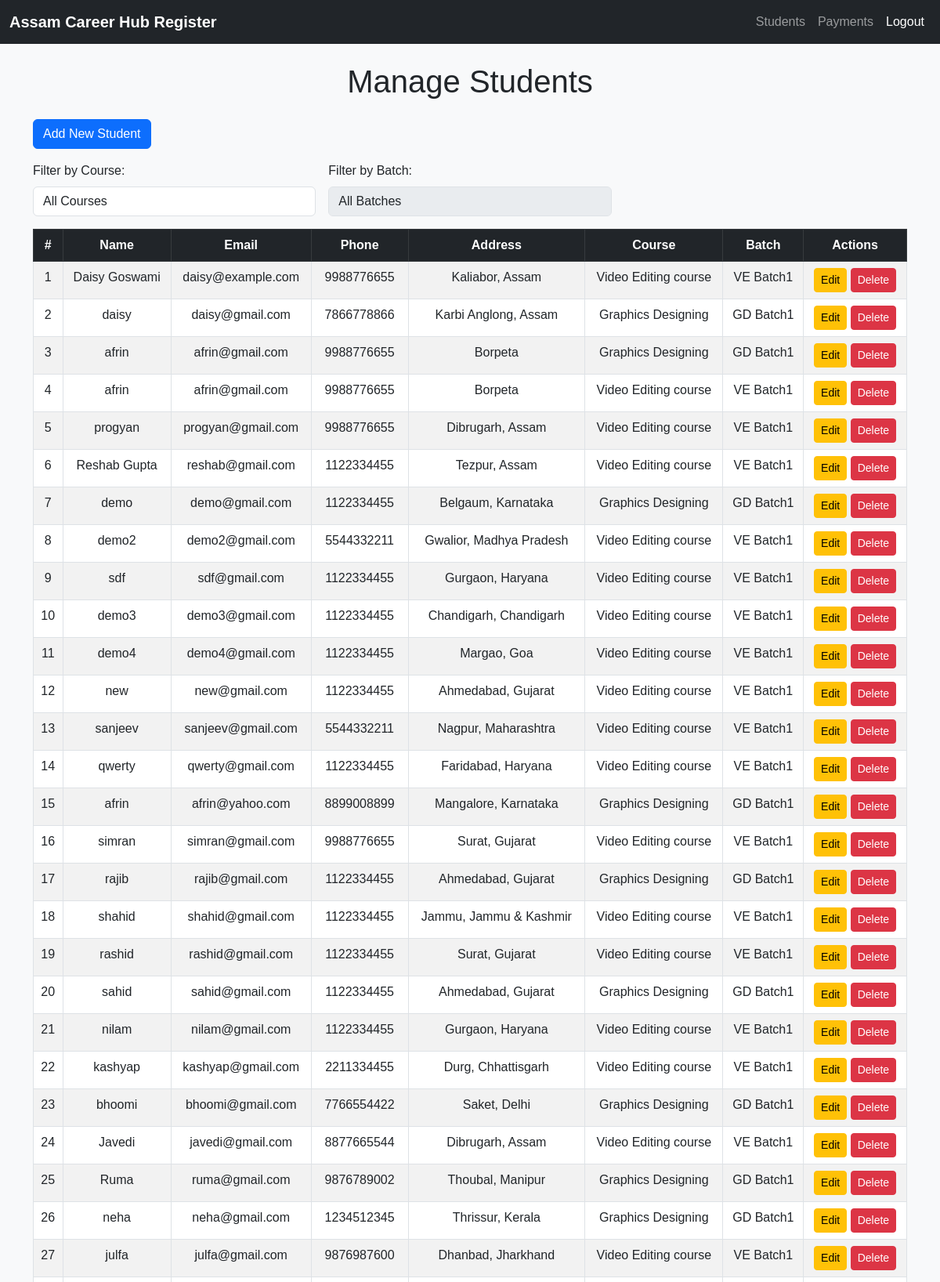
Screenshot of /register/students/manage_students.php (signed in, upper part) with the database file from the repository.
### tables this page shows
CREATE TABLE `students` (
  `student_id` int(11) NOT NULL,
  `name` varchar(100) NOT NULL,
  `email` varchar(100) DEFAULT NULL,
  `password` varchar(255) DEFAULT NULL,
  `phone` varchar(15) DEFAULT NULL,
  `address` text DEFAULT NULL,
  `registration_date` datetime DEFAULT current_timestamp(),
  `city` varchar(255) DEFAULT NULL,
  `state` varchar(255) DEFAULT NULL,
  `gender` enum('Male','Female','Other') NOT NULL
);

CREATE TABLE `courses` (
  `course_id` int(11) NOT NULL,
  `course_name` varchar(100) NOT NULL,
  `description` text DEFAULT NULL,
  `duration` varchar(50) DEFAULT NULL,
  `fee` decimal(10,2) NOT NULL,
  `created_by` int(11) DEFAULT NULL,
  `created_at` datetime DEFAULT current_timestamp(),
  `active` tinyint(1) DEFAULT 1,
  `booking_amount` decimal(10,2) NOT NULL DEFAULT 0.00
);

CREATE TABLE `batches` (
  `batch_id` int(11) NOT NULL,
  `course_id` int(11) NOT NULL,
  `batch_name` varchar(100) NOT NULL,
  `start_date` date DEFAULT NULL,
  `end_date` date DEFAULT NULL,
  `active` tinyint(1) DEFAULT 1,
  `created_at` datetime DEFAULT current_timestamp()
);

### register/students/manage_students.php (the view, shortened to what this page needs)
<?php
include '../../config.php';
$batches = [];
$sql = "
    SELECT s.student_id, s.name, s.email, s.phone, s.address,
           b.batch_name, c.course_name
    FROM Students s
    JOIN Student_batches sb ON s.student_id = sb.student_id
    JOIN Batches b ON sb.batch_id = b.batch_id
    JOIN Courses c ON b.course_id = c.course_id
    WHERE 1=1";
$params = [];
$stmt = $conn->prepare($sql);
$stmt->execute($params);
$students = $stmt->fetchAll(PDO::FETCH_ASSOC);
?>
<?php include '../header.php'; ?>
<div class="container my-4">
    <h1 class="text-center mb-4">Manage Students</h1>
    <div class="mb-3">
        <a href="add_student.php" class="btn btn-primary">Add New Student</a>
    </div>
    <form method="GET" class="row g-3 mb-3">
        <div class="col-md-4">
            <label for="course" class="form-label">Filter by Course:</label>
            <select name="course_id" id="course" class="form-control" onchange="this.form.submit()">
                <option value="">All Courses</option>
            </select>
        </div>
        <div class="col-md-4">
            <label for="batch" class="form-label">Filter by Batch:</label>
            <select name="batch_id" id="batch" class="form-control" onchange="this.form.submit()" <?= empty($batches) ? 'disabled' : ''; ?>>
                <option value="">All Batches</option>
            </select>
        </div>
    </form>
    <div class="table-responsive">
        <table class="table table-bordered table-striped">
            <thead class="table-dark">
                <tr>
                    <th>#</th>
                    <th>Name</th>
                    <th>Email</th>
                    <th>Phone</th>
                    <th>Address</th>
                    <th>Course</th>
                    <th>Batch</th>
                    <th>Actions</th>
                </tr>
            </thead>
            <tbody>
                <?php foreach ($students as $index => $student): ?>
                    <tr>
                        <td><?= $index + 1; ?></td>
                        <td><?= htmlspecialchars($student['name']); ?></td>
                        <td><?= htmlspecialchars($student['email']); ?></td>
                        <td><?= htmlspecialchars($student['phone']); ?></td>
                        <td><?= htmlspecialchars($student['address']); ?></td>
                        <td><?= htmlspecialchars($student['course_name']); ?></td>
                        <td><?= htmlspecialchars($student['batch_name']); ?></td>
                        <td>
                            <a href="edit_student.php?student_id=<?php echo $student['student_id']; ?>" class="btn btn-warning btn-sm">Edit</a>
                            <a href="delete_student.php?student_id=<?= $student['student_id']; ?>"
                                class="btn btn-danger btn-sm"
                                onclick="return confirm('Are you sure you want to delete this student?');">
                                Delete
                            </a>
                        </td>
                    </tr>
                <?php endforeach; ?>
            </tbody>
        </table>
    </div>
</div>
<?php include '../footer.php'; ?>

### css/style.css (style rules this page uses)
body { font-family: "Arial", sans-serif; background-color: #f8f9fa; }
.table { text-align: center; }

### rows the page displays
students: name "Daisy Goswami", email "daisy@example.com", phone "9988776655", address "Kaliabor, Assam", courses.course_name "Video Editing course", batches.batch_name "VE Batch1"
students: name "daisy", email "daisy@gmail.com", phone "7866778866", address "Karbi Anglong, Assam", courses.course_name "Graphics Designing", batches.batch_name "GD Batch1"
students: name "afrin", email "afrin@gmail.com", phone "9988776655", address "Borpeta", courses.course_name "Graphics Designing", batches.batch_name "GD Batch1", courses.course_name "Video Editing course", batches.batch_name "VE Batch1"
students: name "progyan", email "progyan@gmail.com", phone "9988776655", address "Dibrugarh, Assam", courses.course_name "Video Editing course", batches.batch_name "VE Batch1"
students: name "Reshab Gupta", email "reshab@gmail.com", phone "1122334455", address "Tezpur, Assam", courses.course_name "Video Editing course", batches.batch_name "VE Batch1"
students: name "demo", email "demo@gmail.com", phone "1122334455", address "Belgaum, Karnataka", courses.course_name "Graphics Designing", batches.batch_name "GD Batch1"
students: name "demo2", email "demo2@gmail.com", phone "5544332211", address "Gwalior, Madhya Pradesh", courses.course_name "Video Editing course", batches.batch_name "VE Batch1"
students: name "sdf", email "sdf@gmail.com", phone "1122334455", address "Gurgaon, Haryana", courses.course_name "Video Editing course", batches.batch_name "VE Batch1"
students: name "demo3", email "demo3@gmail.com", phone "1122334455", address "Chandigarh, Chandigarh", courses.course_name "Video Editing course", batches.batch_name "VE Batch1"
students: name "demo4", email "demo4@gmail.com", phone "1122334455", address "Margao, Goa", courses.course_name "Video Editing course", batches.batch_name "VE Batch1"
students: name "new", email "new@gmail.com", phone "1122334455", address "Ahmedabad, Gujarat", courses.course_name "Video Editing course", batches.batch_name "VE Batch1"
students: name "sanjeev", email "sanjeev@gmail.com", phone "5544332211", address "Nagpur, Maharashtra", courses.course_name "Video Editing course", batches.batch_name "VE Batch1"
students: name "qwerty", email "qwerty@gmail.com", phone "1122334455", address "Faridabad, Haryana", courses.course_name "Video Editing course", batches.batch_name "VE Batch1"
students: name "afrin", email "afrin@yahoo.com", phone "8899008899", address "Mangalore, Karnataka", courses.course_name "Graphics Designing", batches.batch_name "GD Batch1"
students: name "simran", email "simran@gmail.com", phone "9988776655", address "Surat, Gujarat", courses.course_name "Video Editing course", batches.batch_name "VE Batch1"
students: name "rajib", email "rajib@gmail.com", phone "1122334455", address "Ahmedabad, Gujarat", courses.course_name "Graphics Designing", batches.batch_name "GD Batch1"
students: name "shahid", email "shahid@gmail.com", phone "1122334455", address "Jammu, Jammu & Kashmir", courses.course_name "Video Editing course", batches.batch_name "VE Batch1"
students: name "rashid", email "rashid@gmail.com", phone "1122334455", address "Surat, Gujarat", courses.course_name "Video Editing course", batches.batch_name "VE Batch1"
students: name "sahid", email "sahid@gmail.com", phone "1122334455", address "Ahmedabad, Gujarat", courses.course_name "Graphics Designing", batches.batch_name "GD Batch1"
students: name "nilam", email "nilam@gmail.com", phone "1122334455", address "Gurgaon, Haryana", courses.course_name "Video Editing course", batches.batch_name "VE Batch1"
students: name "kashyap", email "kashyap@gmail.com", phone "2211334455", address "Durg, Chhattisgarh", courses.course_name "Video Editing course", batches.batch_name "VE Batch1"
students: name "bhoomi", email "bhoomi@gmail.com", phone "7766554422", address "Saket, Delhi", courses.course_name "Graphics Designing", batches.batch_name "GD Batch1"
students: name "Javedi", email "javedi@gmail.com", phone "8877665544", address "Dibrugarh, Assam", courses.course_name "Video Editing course", batches.batch_name "VE Batch1"
students: name "Ruma", email "ruma@gmail.com", phone "9876789002", address "Thoubal, Manipur", courses.course_name "Graphics Designing", batches.batch_name "GD Batch1"
students: name "neha", email "neha@gmail.com", phone "1234512345", address "Thrissur, Kerala", courses.course_name "Graphics Designing", batches.batch_name "GD Batch1"
students: name "julfa", email "julfa@gmail.com", phone "9876987600", address "Dhanbad, Jharkhand", courses.course_name "Video Editing course", batches.batch_name "VE Batch1"
